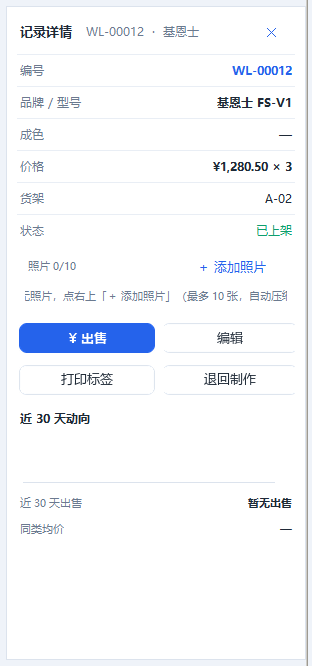
#> input picture tools/_shot_drawer.png, 312 x 666 px
$ python -i _det_score_cmp.py   (imports and definitions only)
#> lines starting #> are read from the running program, lines starting #| are printed output that depends on the picture
# -*- coding: utf-8 -*-
"""对比 det 后处理两种打分：轴对齐 bbox 均值（现 Java 实现） vs blob 像素均值。
用倾斜失败用例验证「bbox 均值把斜字分数拉低到阈值下」的假设。"""
import sys
import numpy as np
import onnxruntime as ort
from PIL import Image
from scipy import ndimage

# [3 lines that did not run here, left out]
# [1 line that did not run here, left out]


def analyze(path):
#> called with path = '_shot_drawer.png'
    src = Image.open(path).convert('RGB')
#> src is the input picture: PIL image 312x666 RGB; mean R, G, B 244.7, 246.6, 250.2
    W, H = src.size
#> W = 312; H = 666
    LIMIT_SIDE, DET_THRESH, BOX_THRESH = 736, 0.30, 0.50
    ratio = max(1.0, LIMIT_SIDE / min(W, H))
#> ratio = 2.36
    rw = max(32, round(W * ratio / 32) * 32)
#> rw = 736
    rh = max(32, round(H * ratio / 32) * 32)
#> rh = 1568
    im = src.resize((rw, rh), Image.BILINEAR)
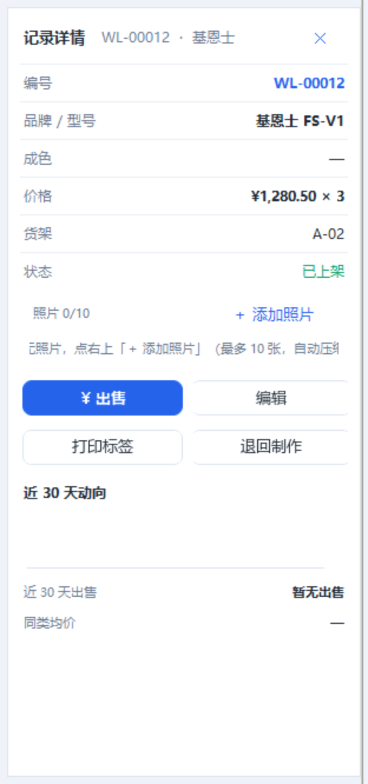
#> im: PIL image 736x1568 RGB (shown at 1/2 size); mean R, G, B 244.7, 246.6, 250.2
    grid = np.asarray(im).astype(np.float32) / 127.5 - 1.0
#> (the run stopped early here; a loop or call above may not have finished)

$ run again, on tools/_apk_run2.png
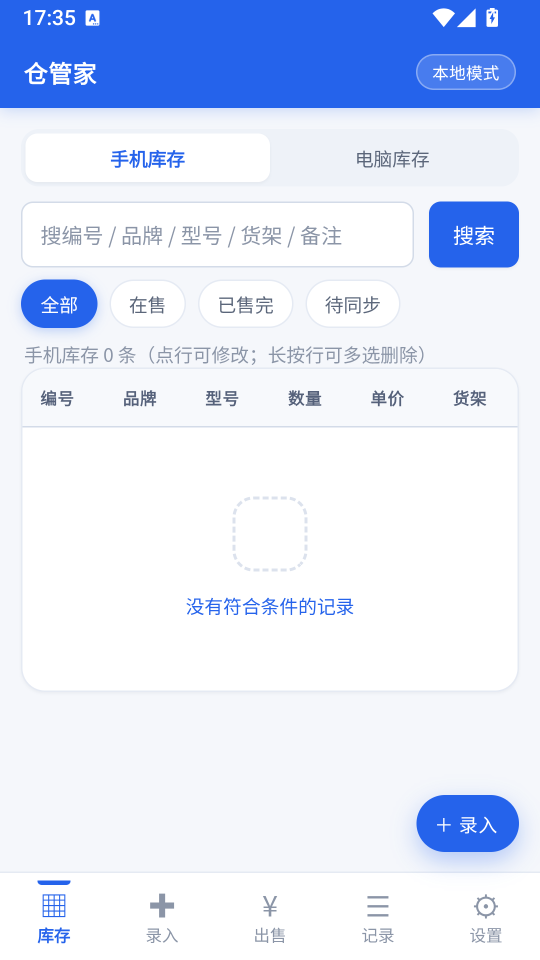
#> input picture tools/_apk_run2.png, 1080 x 1920 px (shown at 1/2 size)
#> in analyze, `grid = np.asarray(im).astype(np.float32) / 127.5 - 1.0`:
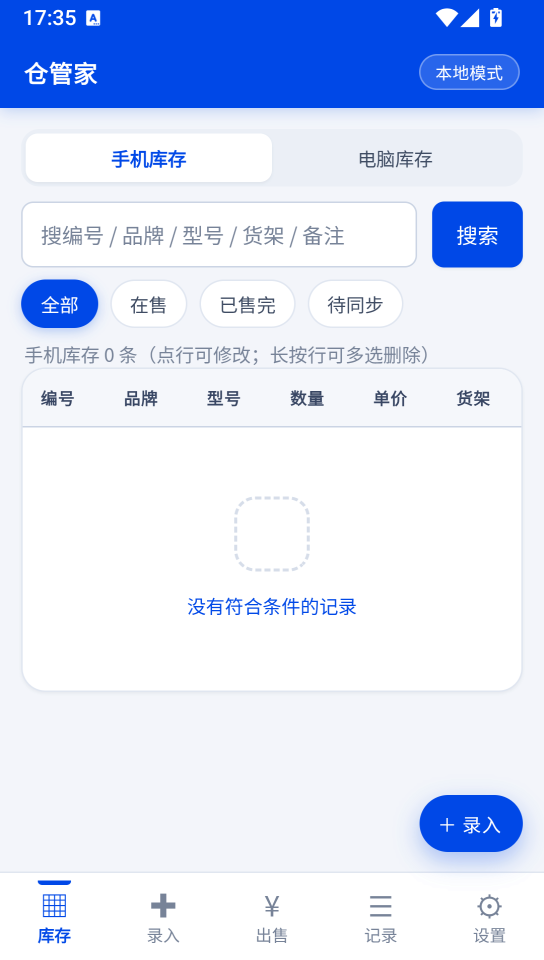
#> grid: shape (1920, 1088, 3) float32 (shown at 1/2 size); mean R, G, B 0.704, 0.775, 0.956; drawn with min black and max white
